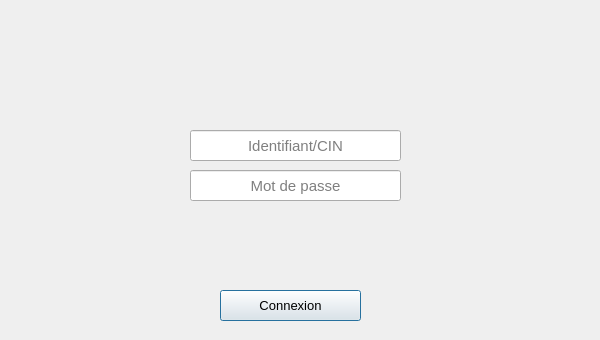
<?xml version="1.0" encoding="UTF-8"?>
<ui version="4.0">
 <class>Login</class>
 <widget class="QDialog" name="Login">
  <property name="geometry">
   <rect>
    <x>0</x>
    <y>0</y>
    <width>600</width>
    <height>340</height>
   </rect>
  </property>
  <property name="windowTitle">
   <string>Dialog</string>
  </property>
  <widget class="QLineEdit" name="LEidentifiant">
   <property name="geometry">
    <rect>
     <x>190</x>
     <y>130</y>
     <width>211</width>
     <height>31</height>
    </rect>
   </property>
   <property name="font">
    <font>
     <pointsize>11</pointsize>
    </font>
   </property>
   <property name="toolTip">
    <string>&lt;html&gt;&lt;head/&gt;&lt;body&gt;&lt;p&gt;Identifiant&lt;/p&gt;&lt;/body&gt;&lt;/html&gt;</string>
   </property>
   <property name="whatsThis">
    <string>&lt;html&gt;&lt;head/&gt;&lt;body&gt;&lt;p&gt;&lt;br/&gt;&lt;/p&gt;&lt;/body&gt;&lt;/html&gt;</string>
   </property>
   <property name="text">
    <string/>
   </property>
   <property name="alignment">
    <set>Qt::AlignCenter</set>
   </property>
   <property name="placeholderText">
    <string>Identifiant/CIN</string>
   </property>
  </widget>
  <widget class="QLabel" name="label_Login_img1">
   <property name="geometry">
    <rect>
     <x>240</x>
     <y>20</y>
     <width>100</width>
     <height>100</height>
    </rect>
   </property>
   <property name="text">
    <string/>
   </property>
   <property name="pixmap">
    <pixmap resource="image/img.qrc">:/img/loginImg1.png</pixmap>
   </property>
  </widget>
  <widget class="QPushButton" name="PBconnexion">
   <property name="geometry">
    <rect>
     <x>220</x>
     <y>290</y>
     <width>141</width>
     <height>31</height>
    </rect>
   </property>
   <property name="font">
    <font>
     <pointsize>10</pointsize>
    </font>
   </property>
   <property name="text">
    <string>Connexion</string>
   </property>
  </widget>
  <widget class="QLineEdit" name="LEmotdepasse">
   <property name="geometry">
    <rect>
     <x>190</x>
     <y>170</y>
     <width>211</width>
     <height>31</height>
    </rect>
   </property>
   <property name="font">
    <font>
     <pointsize>11</pointsize>
    </font>
   </property>
   <property name="toolTip">
    <string>&lt;html&gt;&lt;head/&gt;&lt;body&gt;&lt;p&gt;Mot de passe&lt;/p&gt;&lt;/body&gt;&lt;/html&gt;</string>
   </property>
   <property name="inputMethodHints">
    <set>Qt::ImhHiddenText|Qt::ImhNoAutoUppercase|Qt::ImhNoPredictiveText|Qt::ImhSensitiveData</set>
   </property>
   <property name="text">
    <string/>
   </property>
   <property name="echoMode">
    <enum>QLineEdit::Password</enum>
   </property>
   <property name="alignment">
    <set>Qt::AlignCenter</set>
   </property>
   <property name="placeholderText">
    <string>Mot de passe</string>
   </property>
  </widget>
 </widget>
 <tabstops>
  <tabstop>PBconnexion</tabstop>
  <tabstop>LEidentifiant</tabstop>
  <tabstop>LEmotdepasse</tabstop>
 </tabstops>
 <resources>
  <include location="image/img.qrc"/>
  <include location="image/img.qrc"/>
 </resources>
 <connections/>
</ui>
